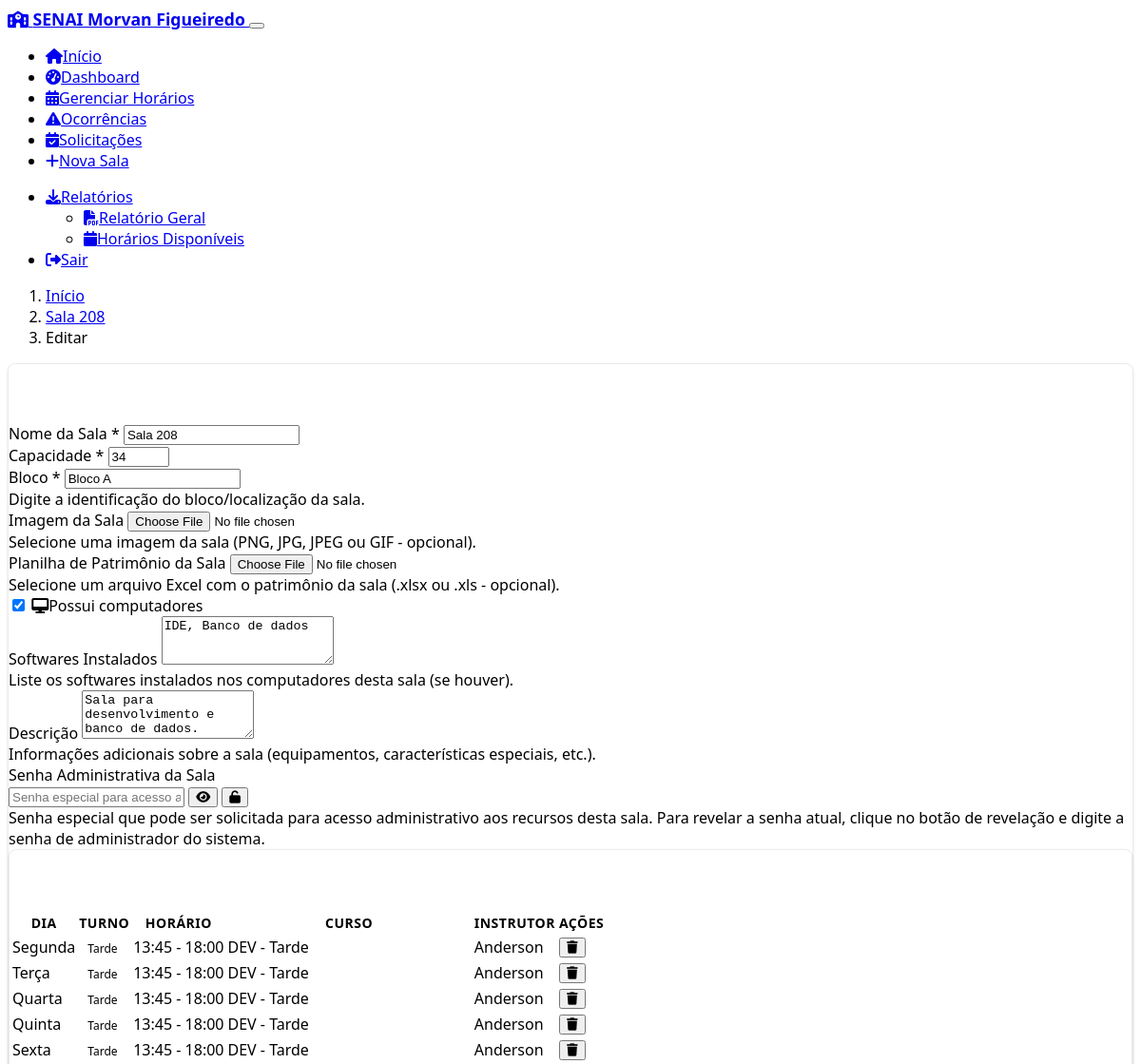
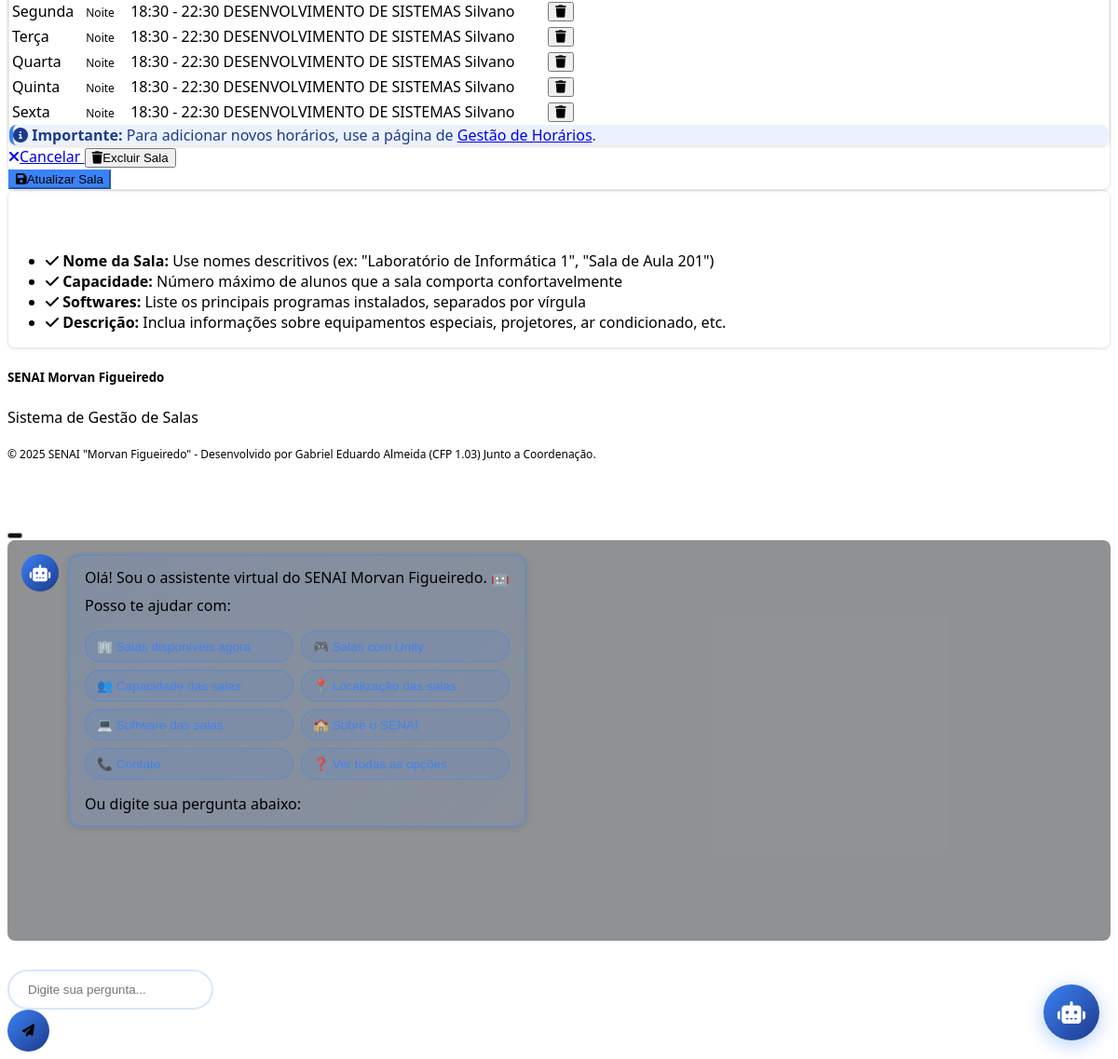
Page /edit_classroom/3 (signed in) on the committed database (2 pictures, top to bottom).
### models.py (models this page shows, shortened)
class Classroom(db.Model):
    id = db.Column(db.Integer, primary_key=True)
    name = db.Column(db.String(100), nullable=False)
    capacity = db.Column(db.Integer, nullable=False)
    has_computers = db.Column(db.Boolean, default=False)
    software = db.Column(db.Text, default='')
    description = db.Column(db.Text, default='')
    block = db.Column(db.String(50), nullable=False)
    image_filename = db.Column(db.String(255), default='')  # Store filename instead of URL
    excel_filename = db.Column(db.String(255), default='')  # Store Excel filename
    image_data = db.Column(db.LargeBinary)  # Store image data in PostgreSQL (BYTEA)
    excel_data = db.Column(db.LargeBinary)  # Store Excel file data in PostgreSQL (BYTEA)
    image_mimetype = db.Column(db.String(100))  # Store image MIME type
    excel_mimetype = db.Column(db.String(100))  # Store Excel MIME type
    admin_password = db.Column(db.String(255), default='')  # Admin password for classroom access
    created_at = db.Column(db.DateTime, default=datetime.utcnow)
    updated_at = db.Column(db.DateTime, default=datetime.utcnow, onupdate=datetime.utcnow)
    schedules = db.relationship('Schedule', backref='classroom', lazy=True, cascade='all, delete-orphan')

class Schedule(db.Model):
    id = db.Column(db.Integer, primary_key=True)
    classroom_id = db.Column(db.Integer, db.ForeignKey('classroom.id'), nullable=False)
    day_of_week = db.Column(db.Integer, nullable=False)  # 0=Monday, 1=Tuesday, ..., 6=Sunday
    shift = db.Column(db.String(20), nullable=False)  # morning, afternoon, fullday, night
    course_name = db.Column(db.String(100), nullable=False)
    instructor = db.Column(db.String(100), default='')
    start_time = db.Column(db.String(10), nullable=False)
    end_time = db.Column(db.String(10), nullable=False)
    start_date = db.Column(db.Date, nullable=True)  # Course start date
    end_date = db.Column(db.Date, nullable=True)    # Course end date
    is_active = db.Column(db.Boolean, default=True)
    created_at = db.Column(db.DateTime, default=datetime.utcnow)
    def to_dict(self):
        days = ['Segunda', 'Terça', 'Quarta', 'Quinta', 'Sexta', 'Sábado', 'Domingo']
        return {
            'id': self.id,
            'classroom_id': self.classroom_id,
            'day_of_week': self.day_of_week,
            'day_name': days[self.day_of_week],
            'shift': self.shift,
            'course_name': self.course_name,
            'instructor': self.instructor,
            'start_time': self.start_time,
            'end_time': self.end_time,
            'start_date': self.start_date.strftime('%Y-%m-%d') if self.start_date else '',
            'end_date': self.end_date.strftime('%Y-%m-%d') if self.end_date else '',
            'is_active': self.is_active
        }

### routes.py (the view)
    def decorated_function(*args, **kwargs):
        if not is_admin_authenticated():
            flash('Acesso negado. Autenticação necessária.', 'error')
            return redirect(url_for('login'))
        return f(*args, **kwargs)

### templates/edit_classroom.html (shortened to what this page needs)
{% extends "base.html" %}
{% block content %}
<div class="container">
    <div class="row">
        <div class="col-12">
            <nav aria-label="breadcrumb">
                <ol class="breadcrumb">
                    <li class="breadcrumb-item"><a href="{{ url_for('index') }}">Início</a></li>
                    {% if classroom %}
                    <li class="breadcrumb-item"><a href="{{ url_for('classroom_detail', classroom_id=classroom.id) }}">{{ classroom.name }}</a></li>
                    <li class="breadcrumb-item active">Editar</li>
                    {% else %}
                    <li class="breadcrumb-item active">Nova Sala</li>
                    {% endif %}
                </ol>
            </nav>
        </div>
    </div>
    <div class="row justify-content-center">
        <div class="col-lg-8">
            <div class="card">
                <div class="card-header">
                    <h3 class="mb-0">
                        {% if classroom %}
                        <i class="fas fa-edit me-2 text-warning"></i>Editar Sala: {{ classroom.name }}
                        {% else %}
                        <i class="fas fa-plus me-2 text-success"></i>Cadastrar Nova Sala
                        {% endif %}
                    </h3>
                </div>
                <div class="card-body">
                    <form method="POST" enctype="multipart/form-data">
                        <div class="row">
                            <div class="col-md-8 mb-3">
                                <label for="name" class="form-label">Nome da Sala *</label>
                                <input type="text" class="form-control" id="name" name="name"
                                       value="{{ classroom.name if classroom else '' }}" required>
                            </div>
                            <div class="col-md-4 mb-3">
                                <label for="capacity" class="form-label">Capacidade *</label>
                                <input type="number" class="form-control" id="capacity" name="capacity"
                                       value="{{ classroom.capacity if classroom else '' }}" min="1" max="100" required>
                            </div>
                        </div>
                        <div class="mb-3">
                            <label for="block" class="form-label">Bloco *</label>
                            <input type="text" class="form-control" id="block" name="block"
                                   value="{{ classroom.block if classroom else '' }}"
                                   placeholder="Ex: A1, B2, Lab1, Oficina" required>
                            <div class="form-text">Digite a identificação do bloco/localização da sala.</div>
                        </div>
                        <div class="mb-3">
                            <label for="image" class="form-label">Imagem da Sala</label>
                            <input type="file" class="form-control" id="image" name="image" accept="image/*">
                            <div class="form-text">Selecione uma imagem da sala (PNG, JPG, JPEG ou GIF - opcional).</div>
                        </div>
                        <div class="mb-3">
                            <label for="excel_file" class="form-label">Planilha de Patrimônio da Sala</label>
                            <input type="file" class="form-control" id="excel_file" name="excel_file" accept=".xlsx,.xls">
                            <div class="form-text">Selecione um arquivo Excel com o patrimônio da sala (.xlsx ou .xls - opcional).</div>
                        </div>
                        <div class="mb-3">
                            <div class="form-check">
                                <input class="form-check-input" type="checkbox" id="has_computers" name="has_computers"
                                       {{ 'checked' if classroom and classroom.has_computers else '' }}>
                                <label class="form-check-label" for="has_computers">
                                    <i class="fas fa-desktop me-2"></i>Possui computadores
                                </label>
                            </div>
                        </div>
                        <div class="mb-3">
                            <label for="software" class="form-label">Softwares Instalados</label>
                            <textarea class="form-control" id="software" name="software" rows="3"
                                      placeholder="Ex: Windows 10, Office 365, AutoCAD, SolidWorks">{{ classroom.software if classroom else '' }}</textarea>
                            <div class="form-text">Liste os softwares instalados nos computadores desta sala (se houver).</div>
                        </div>
                        <div class="mb-3">
                            <label for="description" class="form-label">Descrição</label>
                            <textarea class="form-control" id="description" name="description" rows="3"
                                      placeholder="Descreva as características e equipamentos desta sala">{{ classroom.description if classroom else '' }}</textarea>
                            <div class="form-text">Informações adicionais sobre a sala (equipamentos, características especiais, etc.).</div>
                        </div>
                        <div class="mb-4">
                            <label for="admin_password" class="form-label">Senha Administrativa da Sala</label>
                            <div class="input-group">
                                <input type="password" class="form-control" id="admin_password" name="admin_password"
                                       value="{{ classroom.admin_password if classroom else '' }}"
                                       placeholder="Senha especial para acesso administrativo da sala">
                                <button class="btn btn-outline-secondary" type="button" id="toggleAdminPassword" title="Mostrar/Ocultar senha">
                                    <i class="fas fa-eye"></i>
                                </button>
                                <button class="btn btn-outline-warning" type="button" id="revealAdminPassword" title="Revelar senha existente">
                                    <i class="fas fa-unlock"></i>
                                </button>
                            </div>
                            <div class="form-text">Senha especial que pode ser solicitada para acesso administrativo aos recursos desta sala. Para revelar a senha atual, clique no botão de revelação e digite a senha de administrador do sistema.</div>
                        </div>
                        {% if classroom and schedules %}
                        <div class="mb-4">
                            <div class="card">
                                <div class="card-header">
                                    <h6 class="mb-0"><i class="fas fa-calendar-alt me-2"></i>Horários Atuais da Sala</h6>
                                </div>
                                <div class="card-body">
                                    <div class="table-responsive">
                                        <table class="table table-sm">
                                            <thead>
                                                <tr>
                                                    <th>Dia</th>
                                                    <th>Turno</th>
                                                    <th>Horário</th>
                                                    <th>Curso</th>
                                                    <th>Instrutor</th>
                                                    <th>Ações</th>
                                                </tr>
                                            </thead>
                                            <tbody>
                                                {% for schedule in schedules %}
                                                <tr>
                                                    <td>{{ schedule.to_dict()['day_name'] }}</td>
                                                    <td>
                                                        <span class="badge bg-secondary">
                                                            {% if schedule.shift == 'morning' %}Manhã
                                                            {% elif schedule.shift == 'afternoon' %}Tarde
                                                            {% elif schedule.shift == 'fullday' %}Integral
                                                            {% elif schedule.shift == 'night' %}Noite
                                                            {% endif %}
                                                        </span>
                                                    </td>
                                                    <td>{{ schedule.start_time }} - {{ schedule.end_time }}</td>
                                                    <td>{{ schedule.course_name }}</td>
                                                    <td>{{ schedule.instructor or 'Não informado' }}</td>
                                                    <td>
                                                        <button type="button" class="btn btn-sm btn-outline-danger"
                                                                data-schedule-id="{{ schedule.id }}"
                                                                data-course-name="{{ schedule.course_name|e }}"
                                                                onclick="confirmDeleteScheduleClick(this)">
                                                            <i class="fas fa-trash"></i>
                                                        </button>
                                                    </td>
                                                </tr>
                                                {% endfor %}
                                            </tbody>
                                        </table>
                                    </div>
                                    <div class="alert alert-info mb-0">
                                        <i class="fas fa-info-circle me-2"></i>
                                        <strong>Importante:</strong> Para adicionar novos horários, use a página de
                                        <a href="{{ url_for('schedule_management') }}" class="alert-link">Gestão de Horários</a>.
                                    </div>
                                </div>
                            </div>
                        </div>
                        {% endif %}
                        <div class="d-flex justify-content-between">
                            <div>
                                <a href="{% if classroom %}{{ url_for('classroom_detail', classroom_id=classroom.id) }}{% else %}{{ url_for('index') }}{% endif %}"
                                   class="btn btn-secondary">
                                    <i class="fas fa-times me-2"></i>Cancelar
                                </a>
                                {% if classroom %}
                                <button type="button" class="btn btn-danger ms-2" onclick="confirmDelete()">
                                    <i class="fas fa-trash me-2"></i>Excluir Sala
                                </button>
                                {% endif %}
                            </div>
                            <button type="submit" class="btn btn-primary">
                                {% if classroom %}
                                <i class="fas fa-save me-2"></i>Atualizar Sala
                                {% else %}
                                <i class="fas fa-plus me-2"></i>Cadastrar Sala
                                {% endif %}
                            </button>
                        </div>
                    </form>
                </div>
            </div>
            <div class="card mt-4">
                <div class="card-header">
                    <h6 class="mb-0"><i class="fas fa-question-circle me-2"></i>Dicas de Preenchimento</h6>
                </div>
                <div class="card-body">
                    <ul class="list-unstyled mb-0">
                        <li class="mb-2">
                            <i class="fas fa-check text-success me-2"></i>
                            <strong>Nome da Sala:</strong> Use nomes descritivos (ex: "Laboratório de Informática 1", "Sala de Aula 201")
                        </li>
                        <li class="mb-2">
                            <i class="fas fa-check text-success me-2"></i>
                            <strong>Capacidade:</strong> Número máximo de alunos que a sala comporta confortavelmente
                        </li>
                        <li class="mb-2">
                            <i class="fas fa-check text-success me-2"></i>
                            <strong>Softwares:</strong> Liste os principais programas instalados, separados por vírgula
                        </li>
                        <li class="mb-0">
                            <i class="fas fa-check text-success me-2"></i>
                            <strong>Descrição:</strong> Inclua informações sobre equipamentos especiais, projetores, ar condicionado, etc.
                        </li>
                    </ul>
                </div>
            </div>
        </div>
    </div>
</div>
{% endblock %}

### rows in the picture
Classroom: name "Sala 208", capacity "34", block "Bloco A", software "IDE, Banco de dados", description "Sala para desenvolvimento e banco de dados."
Schedule: day_of_week+shift+course_name "Segunda", shows "Tarde", start_time "13:45", end_time "18:00", course_name "DEV - Tarde", instructor "Anderson"
Schedule: day_of_week+shift+course_name "Terça", shows "Tarde", start_time "13:45", end_time "18:00", course_name "DEV - Tarde", instructor "Anderson"
Schedule: day_of_week+shift+course_name "Quarta", shows "Tarde", start_time "13:45", end_time "18:00", course_name "DEV - Tarde", instructor "Anderson"
Schedule: day_of_week+shift+course_name "Quinta", shows "Tarde", start_time "13:45", end_time "18:00", course_name "DEV - Tarde", instructor "Anderson"
Schedule: day_of_week+shift+course_name "Sexta", shows "Tarde", start_time "13:45", end_time "18:00", course_name "DEV - Tarde", instructor "Anderson"
Schedule: day_of_week+shift+course_name "Segunda", shows "Noite", start_time "18:30", end_time "22:30", course_name "DESENVOLVIMENTO DE SISTEMAS", instructor "Silvano"
Schedule: day_of_week+shift+course_name "Terça", shows "Noite", start_time "18:30", end_time "22:30", course_name "DESENVOLVIMENTO DE SISTEMAS", instructor "Silvano"
Schedule: day_of_week+shift+course_name "Quarta", shows "Noite", start_time "18:30", end_time "22:30", course_name "DESENVOLVIMENTO DE SISTEMAS", instructor "Silvano"
Schedule: day_of_week+shift+course_name "Quinta", shows "Noite", start_time "18:30", end_time "22:30", course_name "DESENVOLVIMENTO DE SISTEMAS", instructor "Silvano"
Schedule: day_of_week+shift+course_name "Sexta", shows "Noite", start_time "18:30", end_time "22:30", course_name "DESENVOLVIMENTO DE SISTEMAS", instructor "Silvano"
